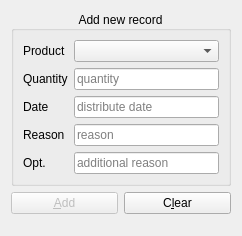
<?xml version="1.0" encoding="UTF-8"?>
<ui version="4.0">
 <class>ADRWidget</class>
 <widget class="QWidget" name="ADRWidget">
  <property name="geometry">
   <rect>
    <x>0</x>
    <y>0</y>
    <width>242</width>
    <height>236</height>
   </rect>
  </property>
  <property name="windowTitle">
   <string>Form</string>
  </property>
  <layout class="QVBoxLayout" name="verticalLayout">
   <item>
    <widget class="QGroupBox" name="groupBox">
     <property name="title">
      <string>Add new record</string>
     </property>
     <property name="alignment">
      <set>Qt::AlignCenter</set>
     </property>
     <layout class="QGridLayout" name="gridLayout" rowstretch="0,0,0,0,0">
      <item row="0" column="1">
       <widget class="QComboBox" name="combo_products">
        <property name="insertPolicy">
         <enum>QComboBox::NoInsert</enum>
        </property>
       </widget>
      </item>
      <item row="0" column="0">
       <widget class="QLabel" name="label_products">
        <property name="text">
         <string>Product</string>
        </property>
       </widget>
      </item>
      <item row="1" column="0">
       <widget class="QLabel" name="label_qty">
        <property name="text">
         <string>Quantity</string>
        </property>
       </widget>
      </item>
      <item row="4" column="0">
       <widget class="QLabel" name="label_reason2">
        <property name="text">
         <string>Opt.</string>
        </property>
       </widget>
      </item>
      <item row="1" column="1">
       <widget class="QtyInput" name="edit_qty">
        <property name="placeholderText">
         <string>quantity</string>
        </property>
       </widget>
      </item>
      <item row="4" column="1">
       <widget class="TextInput" name="edit_reason2">
        <property name="placeholderText">
         <string>additional reason</string>
        </property>
       </widget>
      </item>
      <item row="3" column="1">
       <widget class="TextInput" name="edit_reason">
        <property name="placeholderText">
         <string>reason</string>
        </property>
       </widget>
      </item>
      <item row="3" column="0">
       <widget class="QLabel" name="label_reason">
        <property name="text">
         <string>Reason</string>
        </property>
       </widget>
      </item>
      <item row="2" column="1">
       <widget class="DateInput" name="edit_date">
        <property name="placeholderText">
         <string>distribute date</string>
        </property>
       </widget>
      </item>
      <item row="2" column="0">
       <widget class="QLabel" name="label_date">
        <property name="text">
         <string>Date</string>
        </property>
       </widget>
      </item>
     </layout>
    </widget>
   </item>
   <item>
    <layout class="QHBoxLayout" name="horizontalLayout_3">
     <item>
      <widget class="QPushButton" name="action_add">
       <property name="enabled">
        <bool>false</bool>
       </property>
       <property name="text">
        <string>&amp;Add</string>
       </property>
      </widget>
     </item>
     <item>
      <widget class="QPushButton" name="action_clear">
       <property name="text">
        <string>C&amp;lear</string>
       </property>
      </widget>
     </item>
    </layout>
   </item>
   <item>
    <spacer name="verticalSpacer">
     <property name="orientation">
      <enum>Qt::Vertical</enum>
     </property>
     <property name="sizeHint" stdset="0">
      <size>
       <width>20</width>
       <height>40</height>
      </size>
     </property>
    </spacer>
   </item>
  </layout>
 </widget>
 <customwidgets>
  <customwidget>
   <class>DateInput</class>
   <extends>QLineEdit</extends>
   <header>DateInput.h</header>
  </customwidget>
  <customwidget>
   <class>TextInput</class>
   <extends>QLineEdit</extends>
   <header>TextInput.h</header>
  </customwidget>
  <customwidget>
   <class>QtyInput</class>
   <extends>QLineEdit</extends>
   <header>QtyInput.h</header>
  </customwidget>
 </customwidgets>
 <tabstops>
  <tabstop>combo_products</tabstop>
  <tabstop>edit_qty</tabstop>
  <tabstop>edit_date</tabstop>
  <tabstop>edit_reason</tabstop>
  <tabstop>edit_reason2</tabstop>
  <tabstop>action_add</tabstop>
  <tabstop>action_clear</tabstop>
 </tabstops>
 <resources/>
 <connections/>
</ui>
